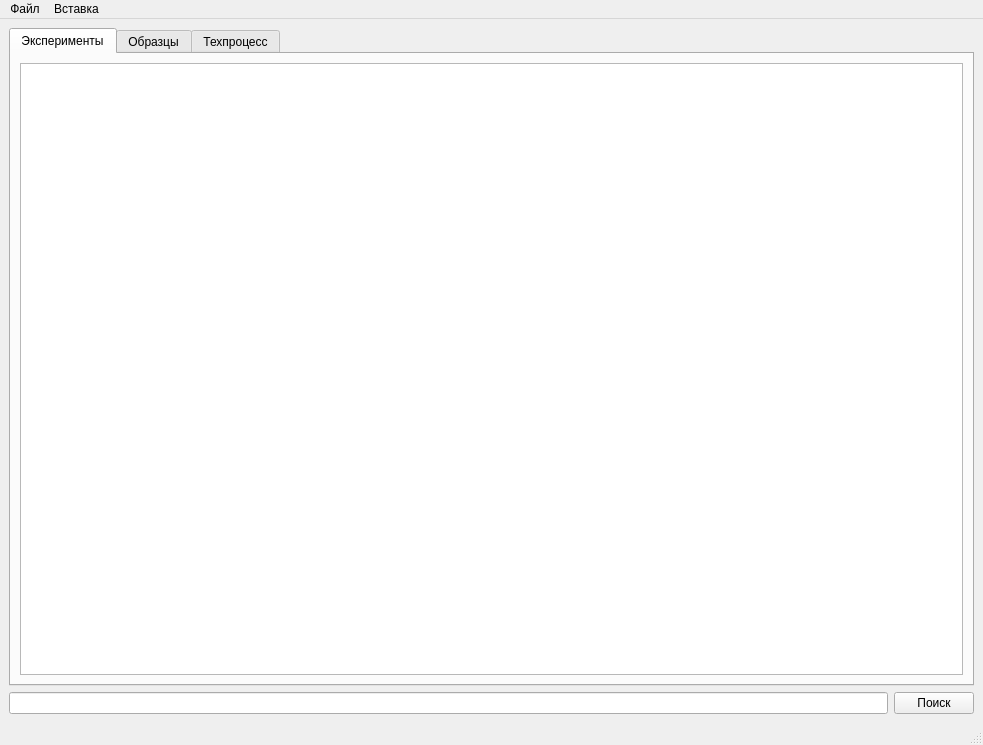
<?xml version="1.0" encoding="UTF-8"?>
<ui version="4.0">
 <class>MainWindow</class>
 <widget class="QMainWindow" name="MainWindow">
  <property name="geometry">
   <rect>
    <x>0</x>
    <y>0</y>
    <width>983</width>
    <height>745</height>
   </rect>
  </property>
  <property name="windowTitle">
   <string>MainWindow</string>
  </property>
  <widget class="QWidget" name="centralwidget">
   <layout class="QVBoxLayout" name="verticalLayout">
    <item>
     <layout class="QHBoxLayout" name="horizontalLayout_2">
      <item>
       <widget class="QTabWidget" name="tabWidget">
        <property name="currentIndex">
         <number>0</number>
        </property>
        <widget class="QWidget" name="tab">
         <attribute name="title">
          <string>Эксперименты</string>
         </attribute>
         <layout class="QHBoxLayout" name="horizontalLayout">
          <item>
           <widget class="QListWidget" name="exp_lw"/>
          </item>
         </layout>
        </widget>
        <widget class="QWidget" name="tab_3">
         <attribute name="title">
          <string>Образцы</string>
         </attribute>
         <layout class="QHBoxLayout" name="horizontalLayout_4">
          <item>
           <widget class="QListWidget" name="samp_lw"/>
          </item>
         </layout>
        </widget>
        <widget class="QWidget" name="tab_2">
         <attribute name="title">
          <string>Техпроцесс</string>
         </attribute>
         <layout class="QHBoxLayout" name="horizontalLayout_3">
          <item>
           <widget class="QListWidget" name="techp_lw"/>
          </item>
         </layout>
        </widget>
       </widget>
      </item>
     </layout>
    </item>
    <item>
     <layout class="QHBoxLayout" name="horizontalLayout_5">
      <item>
       <widget class="QLineEdit" name="lineEdit"/>
      </item>
      <item>
       <widget class="QPushButton" name="search_btn">
        <property name="text">
         <string>Поиск</string>
        </property>
       </widget>
      </item>
     </layout>
    </item>
   </layout>
  </widget>
  <widget class="QMenuBar" name="menubar">
   <property name="geometry">
    <rect>
     <x>0</x>
     <y>0</y>
     <width>983</width>
     <height>23</height>
    </rect>
   </property>
   <widget class="QMenu" name="menu">
    <property name="title">
     <string>Файл</string>
    </property>
    <addaction name="open_act"/>
   </widget>
   <widget class="QMenu" name="menu_2">
    <property name="title">
     <string>Вставка</string>
    </property>
    <addaction name="addsample_act"/>
    <addaction name="addtechp_act"/>
    <addaction name="addexp_act"/>
   </widget>
   <addaction name="menu"/>
   <addaction name="menu_2"/>
  </widget>
  <widget class="QStatusBar" name="statusbar"/>
  <action name="open_act">
   <property name="text">
    <string>Открыть</string>
   </property>
  </action>
  <action name="addsample_act">
   <property name="text">
    <string>Образец</string>
   </property>
  </action>
  <action name="addtechp_act">
   <property name="text">
    <string>Техпроцесс</string>
   </property>
  </action>
  <action name="addexp_act">
   <property name="text">
    <string>Эксперимент</string>
   </property>
  </action>
 </widget>
 <resources/>
 <connections/>
</ui>
